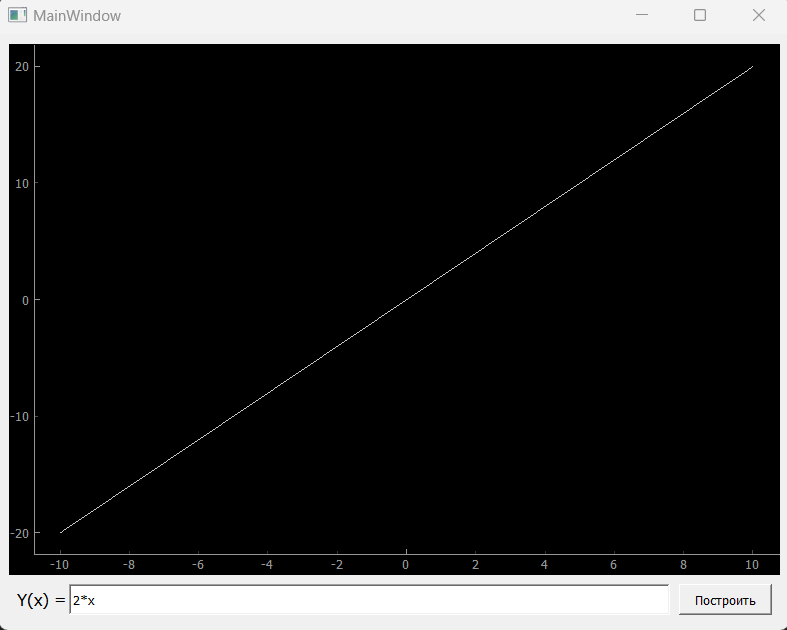

The script that drew this image:
import sys

import numpy as np
from PyQt5.QtWidgets import QMainWindow, QApplication
from form import Ui_MainWindow


class MyWidget(QMainWindow, Ui_MainWindow):

    def __init__(self):
        super().__init__()
        self.setupUi(self)
        self.initUI()

    def initUI(self):
        self.view = view = self.graphWidget
        self.curve = view.plot(name="Line")

        self.pushButton.clicked.connect(self.random_plot)

    def random_plot(self):
        np.random.random_sample()
        funcTxt = self.lineEdit.text()

        x = np.linspace(-10, 10, 200)
        y = np.array([])
        for i in x:
            currentFuncStr = funcTxt
            y = np.append(y, eval(currentFuncStr.replace("x", str(i))))

        arr = np.vstack((x, y)).transpose()

        self.curve.setData(arr)


def except_hook(cls, exception, traceback):
    sys.__excepthook__(cls, exception, traceback)


if __name__ == '__main__':
    app = QApplication(sys.argv)
    ex = MyWidget()
    ex.show()
    sys.excepthook = except_hook
    sys.exit(app.exec_())
